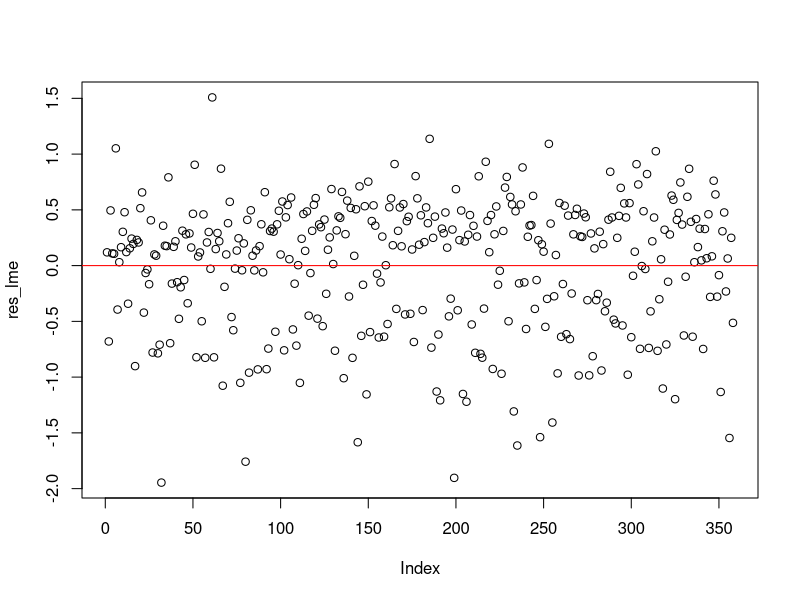

This chart was generated by the following R code: (Note: this script raises an error after producing the figure.)
################ Biomass Size Spectra  ################
#######################################################

#------------------------------------------------------- 
# This script is used to analyze Biomass Size Spectra 

# Packages
library(plyr)
library(car)
library(lmerTest)
library(gridExtra)
library(merTools)
library(ggplot2)

# Functions
get_legend<-function(myggplot){
  tmp <- ggplot_gtable(ggplot_build(myggplot))
  leg <- which(sapply(tmp$grobs, function(x) x$name) == "guide-box")
  legend <- tmp$grobs[[leg]]
  return(legend)
}

# Data
df_bss<-read.table(file="df_bss.csv",header=T,sep=";",dec=".")

# Format 
df_bss$mesocosm_ID<-as.character(df_bss$mesocosm_ID)


# Lmer model
df_bss$warming<-factor(df_bss$warming,levels = c("NW","W"))
hLT.lm = lmer(log10BiomNorm ~ log10binMid.scaled*tmean15*fish*warming+(1|date)+(1|mesocosm_ID), na.action = na.omit,data=df_bss,REML=F,
              control = lmerControl(optimizer ="Nelder_Mead"))
Anova(hLT.lm)
summary(hLT.lm)
# Stepwise backward regression
step_res <- step(hLT.lm,alpha.random = 1)
final <- get_model(step_res)
Anova(final)
summary(final)
res_lme=residuals(final)
plot(res_lme)
abline(h=0,col="red")


# Newdata
newdata<-expand.grid(log10binMid.scaled=unique(df_bss$log10binMid.scaled),
                     date=unique(df_bss$date),
                     mesocosm_ID=unique(df_bss$mesocosm_ID),
                     warming=c("NW","W"),
                     tmean15=c(10,20,30))
newdata <- cbind(newdata, predictInterval(final, newdata,level=0.95))
unique(newdata$mesocosm_ID)

# Plot tmean15 effect on BSS slope
h1<-ggplot(df_bss,aes(x=log10binMid.scaled,y=log10BiomNorm,color=tmean15))+
  geom_point()+
  theme_classic()+
  scale_color_gradient(low="blue",high="red")+
  labs(color=bquote(paste(italic(T[15])," (\u00B0C)")),x=expression(Log[10](binMid.scaled)),y=expression(log[10](BiomNorm)))+
  theme(legend.position = "none")+
  guides(fill=F)+
  geom_smooth(data=newdata,method="lm",aes(y=fit,fill=as.character(tmean15)),size=1.5,se=F)+
  geom_smooth(data=newdata,method="lm",aes(y=upr,fill=as.character(tmean15)),size=0.3,lty=2,se=F)+
  geom_smooth(data=newdata,method="lm",aes(y=lwr,fill=as.character(tmean15)),size=0.3,lty=2,se=F)


# Plot BSS intercept

df_coef<-data.frame(warming=c("W",rep("NW",3)),
                    tmean15=c(20,10,20,30),
                    coef=rep("Intercept",4),
                    fit=NA,lwr=NA,upr=NA)


# 95 % confidence intervals of slope and intercept are predicted scaling tmean15
df_bss$t15.scaled10<-df_bss$tmean15-10
df_bss$t15.scaled20<-df_bss$tmean15-20
df_bss$t15.scaled30<-df_bss$tmean15-30

mod.s<-list(mod.s10 = lmer(log10BiomNorm ~ log10binMid.scaled+t15.scaled10+warming+log10binMid.scaled:t15.scaled10+t15.scaled10:warming+(1|date)+(1|mesocosm_ID), na.action = na.omit,data=df_bss,REML=F,
                           control = lmerControl(optimizer ="Nelder_Mead")),
            mod.s20 = lmer(log10BiomNorm ~ log10binMid.scaled+t15.scaled20+warming+log10binMid.scaled:t15.scaled20+t15.scaled20:warming+(1|date)+(1|mesocosm_ID), na.action = na.omit,data=df_bss,REML=F,
                           control = lmerControl(optimizer ="Nelder_Mead")),
            mod.s30 = lmer(log10BiomNorm ~ log10binMid.scaled+t15.scaled30+warming+log10binMid.scaled:t15.scaled30+t15.scaled30:warming+(1|date)+(1|mesocosm_ID), na.action = na.omit,data=df_bss,REML=F,
                           control = lmerControl(optimizer ="Nelder_Mead")))


t<-c(10,20,30)
for(i in 1:length(t)){
  df_coef[df_coef$warming=="NW" & df_coef$coef=="Intercept" & df_coef$tmean15==t[i],]$fit<-summary(mod.s[[i]])$coefficients[1,1]
  df_coef[df_coef$warming=="NW" & df_coef$coef=="Intercept" & df_coef$tmean15==t[i],]$upr<-summary(mod.s[[i]])$coefficients[1,1]+1.96*summary(mod.s[[i]])$coefficients[1,2]
  df_coef[df_coef$warming=="NW" & df_coef$coef=="Intercept" & df_coef$tmean15==t[i],]$lwr<-summary(mod.s[[i]])$coefficients[1,1]-1.96*summary(mod.s[[i]])$coefficients[1,2]
}

# Warming as intercept in lmer model
df_bss$warming<-factor(df_bss$warming,levels = c("W","NW"))
mod.s20 = lmer(log10BiomNorm ~ log10binMid.scaled+t15.scaled20+warming+log10binMid.scaled:t15.scaled20+t15.scaled20:warming+(1|date)+(1|mesocosm_ID), na.action = na.omit,data=df_bss,REML=F,
              control = lmerControl(optimizer ="Nelder_Mead"))
# Fill df_coef
df_coef[df_coef$warming=="W" & df_coef$coef=="Intercept" & df_coef$tmean15==20,]$fit<-summary(mod.s20)$coefficients[1,1]
df_coef[df_coef$warming=="W" & df_coef$coef=="Intercept" & df_coef$tmean15==20,]$upr<-summary(mod.s20)$coefficients[1,1]+1.96*(summary(final)$coefficients[1,2])
df_coef[df_coef$warming=="W" & df_coef$coef=="Intercept" & df_coef$tmean15==20,]$lwr<-summary(mod.s20)$coefficients[1,1]-1.96*(summary(final)$coefficients[1,2])



# Plot Intercept and Slope
h2<-ggplot(df_coef,aes(x=warming,y=fit,color=as.character(tmean15)))+
  geom_point(position = position_dodge(0.5),size=2)+
  geom_pointrange(aes(ymin=lwr,ymax=upr),position = position_dodge(0.5))+
  scale_color_manual(values=c("blue","purple","red"))+
  theme_classic()+
  labs(x="",y="BSS Intercept",color=expression(italic(T[15])))+
  theme(legend.position="none",
        axis.text = element_text(size=11,color="black"),
        axis.title = element_text(size=11,color="black"))

# Get legend from h2 plot
lgd<-get_legend(h1)

# Combine BSS and coefficients plot
grid.arrange(h1,h2,lgd,ncol=3,nrow=1,widths = c(1.5,1.5,0.5))
